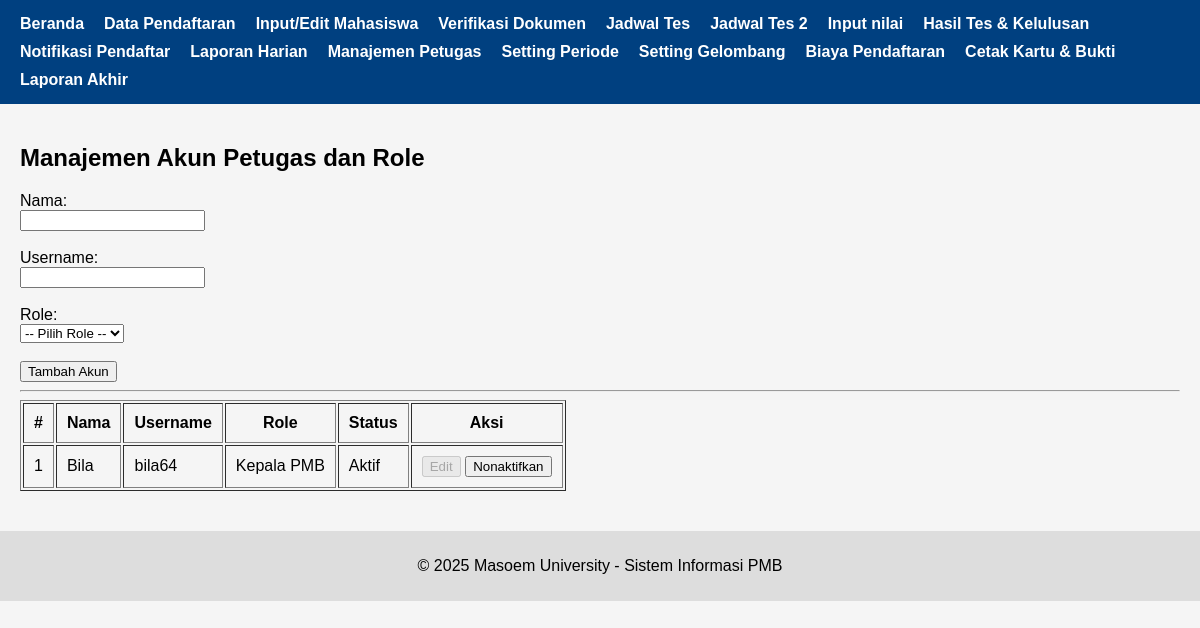
Page /pages/manajemen_akun.php on the committed database.
### tables this page shows
CREATE TABLE `users` (
  `id` int(11) NOT NULL,
  `nama` varchar(100) DEFAULT NULL,
  `username` varchar(50) DEFAULT NULL,
  `password` varchar(255) DEFAULT NULL,
  `role` enum('Petugas PMB','Kepala PMB','Keuangan','Sarana','Pimpinan','Operator Tes') DEFAULT NULL,
  `status` enum('Aktif','Nonaktif') DEFAULT 'Aktif'
);

### pages/manajemen_akun.php (the view, shortened to what this page needs)
<?php include '../header.php'; include '../koneksi.php'; ?>
<div class="container">
    <h2>Manajemen Akun Petugas dan Role</h2>
    <form method="post">
        <label>Nama:</label><br>
        <input type="text" name="nama" required><br><br>
        <label>Username:</label><br>
        <input type="text" name="username" required><br><br>
        <label>Role:</label><br>
        <select name="role" required>
            <option value="">-- Pilih Role --</option>
        </select><br><br>
        <button type="submit">Tambah Akun</button>
    </form>
    <hr>
    <table border="1" cellpadding="10">
        <thead>
            <tr>
                <th>#</th>
                <th>Nama</th>
                <th>Username</th>
                <th>Role</th>
                <th>Status</th>
                <th>Aksi</th>
            </tr>
        </thead>
        <tbody>
        <?php
        $no = 1;
        $result = mysqli_query($koneksi, "SELECT * FROM users");
        while ($row = mysqli_fetch_assoc($result)) {
            echo "<tr>
                <td>$no</td>
                <td>{$row['nama']}</td>
                <td>{$row['username']}</td>
                <td>{$row['role']}</td>
                <td>{$row['status']}</td>
                <td>
                    <button disabled>Edit</button>
                    <a href='manajemen_akun.php?hapus={$row['id']}' onclick='return confirm(\"Yakin hapus?\")'>
                        <button>Nonaktifkan</button>
                    </a>
                </td>
            </tr>";
            $no++;
        }
        ?>
        </tbody>
    </table>
</div>
<?php include '../footer.php'; ?>

### assets/style.css (style rules this page uses)
body { font-family: Arial, sans-serif; background-color: #f5f5f5; margin: 0; padding: 0; }
.container { padding: 20px; }

### rows in the picture
users: nama "Bila", username "bila64", role "Kepala PMB", status "Aktif"
